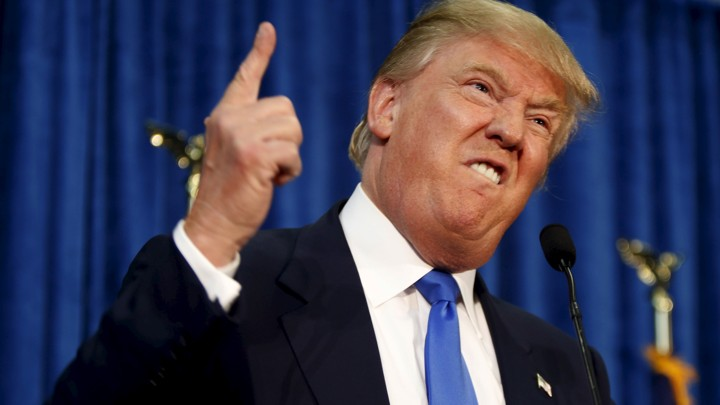
#> input picture trump.jpg, 720 x 405 px
$ jupyter execute '0606 semi-Final-Let'"'"'s make LEGO IMAGE.ipynb'
#> lines starting #> are read from the running program, lines starting #| are printed output that depends on the picture
[cell 1]
import cv2
import numpy as np

#이미지 경로
image=cv2.imread("trump.jpg") #배열로 구성, (세로, 가로, 채널)
#> image is the input picture: shape (405, 720, 3); mean B, G, R 86.2, 62.8, 63.1

#이미지 정보 출력
wsize=image.shape[1]
#> wsize = 720
hsize=image.shape[0]
#> hsize = 405
print("가로=",wsize," ","세로=",hsize," ", "채널=",image.shape[2])
#| 가로= 720   세로= 405   채널= 3

divwsize=wsize//5
#> divwsize = 144
divhsize=hsize//5
#> divhsize = 81
print("5등분 하면 가로/세로=",divwsize,"/", divhsize)
#| 5등분 하면 가로/세로= 144 / 81

simage=cv2.resize(image,dsize=(divwsize,divhsize),interpolation=cv2.INTER_AREA)
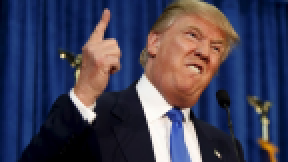
#> simage: shape (81, 144, 3) (shown 2 times larger); mean B, G, R 86.2, 62.8, 63.1


#흑백으로 전환
grayimage=cv2.cvtColor(simage, cv2.COLOR_BGR2GRAY)
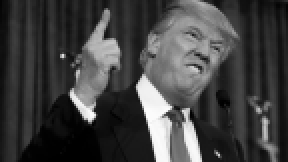
#> grayimage: shape (81, 144) (shown 2 times larger); min 0, max 252, mean 65.5

#4가지색
black=(0,0,0)
white=(255,255,255)
yellow=(102,255,255)
gray=(178,178,178)

#4가지 색으로 픽셀 전환
for i in range(divhsize):
    for j in range(divwsize):
        if grayimage[i,j]<60:
            simage[i,j]=black
        elif grayimage[i,j]<120:
            simage[i,j]=gray
        elif grayimage[i,j]<180:
            simage[i,j]=yellow
        else:
            simage[i,j]=white
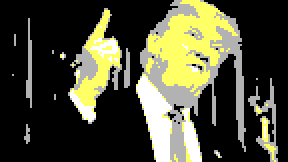
#> simage: shape (81, 144, 3) (shown 2 times larger); mean B, G, R 55.2, 74.8, 74.8

#이미지 키우기
againbigimage=cv2.resize(simage,dsize=(wsize,hsize),interpolation=cv2.INTER_AREA)
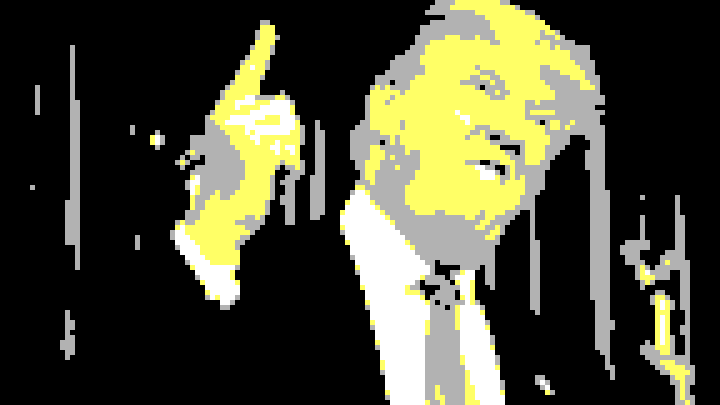
#> againbigimage: shape (405, 720, 3); mean B, G, R 55.2, 74.8, 74.8

cv2.imshow("zzazan0",image)
cv2.imshow("zzazan1",simage)
cv2.imshow("zzazan2",againbigimage)
cv2.imshow("zzaazn3",grayimage)
cv2.waitKey(0)
